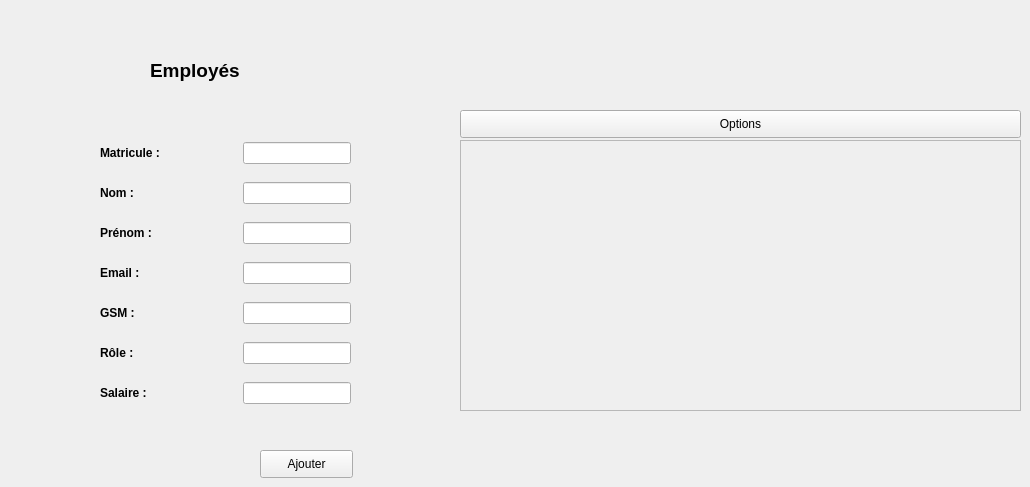
           <widget class="QWidget" name="Ajouter">
            <attribute name="title">
             <string>Ajouter un employée</string>
            </attribute>
            <widget class="QPushButton" name="options_3">
             <property name="geometry">
              <rect>
               <x>460</x>
               <y>110</y>
               <width>561</width>
               <height>28</height>
              </rect>
             </property>
             <property name="text">
              <string>Options</string>
             </property>
            </widget>
            <widget class="QPushButton" name="pb_ajouter_3">
             <property name="geometry">
              <rect>
               <x>260</x>
               <y>450</y>
               <width>93</width>
               <height>28</height>
              </rect>
             </property>
             <property name="text">
              <string>Ajouter</string>
             </property>
            </widget>
            <widget class="QScrollArea" name="scrollArea_3">
             <property name="geometry">
              <rect>
               <x>460</x>
               <y>140</y>
               <width>561</width>
               <height>271</height>
              </rect>
             </property>
             <property name="widgetResizable">
              <bool>true</bool>
             </property>
             <widget class="QWidget" name="scrollAreaWidgetContents_3">
              <property name="geometry">
               <rect>
                <x>0</x>
                <y>0</y>
                <width>559</width>
                <height>269</height>
               </rect>
              </property>
             </widget>
            </widget>
            <widget class="QWidget" name="layoutWidget">
             <property name="geometry">
              <rect>
               <x>100</x>
               <y>130</y>
               <width>251</width>
               <height>291</height>
              </rect>
             </property>
             <layout class="QVBoxLayout" name="verticalLayout_13">
              <item>
               <layout class="QHBoxLayout" name="horizontalLayout_44">
                <item>
                 <widget class="QLabel" name="label_Matricule_3">
                  <property name="font">
                   <font>
                    <weight>75</weight>
                    <bold>true</bold>
                   </font>
                  </property>
                  <property name="text">
                   <string>Matricule :</string>
                  </property>
                 </widget>
                </item>
                <item>
                 <spacer name="horizontalSpacer_24">
                  <property name="orientation">
                   <enum>Qt::Horizontal</enum>
                  </property>
                  <property name="sizeHint" stdset="0">
                   <size>
                    <width>40</width>
                    <height>20</height>
                   </size>
                  </property>
                 </spacer>
                </item>
                <item>
                 <widget class="QLineEdit" name="lineEdit_matricule_3"/>
                </item>
               </layout>
              </item>
              <item>
               <layout class="QHBoxLayout" name="horizontalLayout_45">
                <item>
                 <widget class="QLabel" name="label_Nom_3">
                  <property name="font">
                   <font>
                    <weight>75</weight>
                    <bold>true</bold>
                   </font>
                  </property>
                  <property name="text">
                   <string>Nom :</string>
                  </property>
                 </widget>
                </item>
                <item>
                 <spacer name="horizontalSpacer_25">
                  <property name="orientation">
                   <enum>Qt::Horizontal</enum>
                  </property>
                  <property name="sizeHint" stdset="0">
                   <size>
                    <width>40</width>
                    <height>20</height>
                   </size>
                  </property>
                 </spacer>
                </item>
                <item>
                 <widget class="QLineEdit" name="lineEdit_Nom_3"/>
                </item>
               </layout>
              </item>
              <item>
               <layout class="QHBoxLayout" name="horizontalLayout_46">
                <item>
                 <widget class="QLabel" name="label_prenom_3">
                  <property name="font">
                   <font>
                    <weight>75</weight>
                    <bold>true</bold>
                   </font>
                  </property>
                  <property name="text">
                   <string>Prénom :</string>
                  </property>
                 </widget>
                </item>
                <item>
                 <spacer name="horizontalSpacer_26">
                  <property name="orientation">
                   <enum>Qt::Horizontal</enum>
                  </property>
                  <property name="sizeHint" stdset="0">
                   <size>
                    <width>40</width>
                    <height>20</height>
                   </size>
                  </property>
                 </spacer>
                </item>
                <item>
                 <widget class="QLineEdit" name="lineEdit_Prenom_3"/>
                </item>
               </layout>
              </item>
              <item>
               <layout class="QHBoxLayout" name="horizontalLayout_47">
                <item>
                 <widget class="QLabel" name="label_mail_5">
                  <property name="font">
                   <font>
                    <weight>75</weight>
                    <bold>true</bold>
                   </font>
                  </property>
                  <property name="text">
                   <string>Email :</string>
                  </property>
                 </widget>
                </item>
                <item>
                 <spacer name="horizontalSpacer_27">
                  <property name="orientation">
                   <enum>Qt::Horizontal</enum>
                  </property>
                  <property name="sizeHint" stdset="0">
                   <size>
                    <width>40</width>
                    <height>20</height>
                   </size>
                  </property>
                 </spacer>
                </item>
                <item>
                 <widget class="QLineEdit" name="lineEdit_mail_5"/>
                </item>
               </layout>
              </item>
              <item>
               <layout class="QHBoxLayout" name="horizontalLayout_48">
                <item>
                 <widget class="QLabel" name="label_GSM_3">
                  <property name="font">
                   <font>
                    <weight>75</weight>
                    <bold>true</bold>
                   </font>
                  </property>
                  <property name="text">
                   <string>GSM :</string>
                  </property>
                 </widget>
                </item>
                <item>
                 <spacer name="horizontalSpacer_28">
                  <property name="orientation">
                   <enum>Qt::Horizontal</enum>
                  </property>
                  <property name="sizeHint" stdset="0">
                   <size>
                    <width>40</width>
                    <height>20</height>
                   </size>
                  </property>
                 </spacer>
                </item>
                <item>
                 <widget class="QLineEdit" name="lineEdit_GSM_3"/>
                </item>
               </layout>
              </item>
              <item>
               <layout class="QHBoxLayout" name="horizontalLayout_49">
                <item>
                 <widget class="QLabel" name="label_Role_3">
                  <property name="font">
                   <font>
                    <weight>75</weight>
                    <bold>true</bold>
                   </font>
                  </property>
                  <property name="text">
                   <string>Rôle :</string>
                  </property>
                 </widget>
                </item>
                <item>
                 <spacer name="horizontalSpacer_29">
                  <property name="orientation">
                   <enum>Qt::Horizontal</enum>
                  </property>
                  <property name="sizeHint" stdset="0">
                   <size>
                    <width>40</width>
                    <height>20</height>
                   </size>
                  </property>
                 </spacer>
                </item>
                <item>
                 <widget class="QLineEdit" name="lineEdit_Role_3"/>
                </item>
               </layout>
              </item>
              <item>
               <layout class="QHBoxLayout" name="horizontalLayout_50">
                <item>
                 <widget class="QLabel" name="label_Salaire_3">
                  <property name="font">
                   <font>
                    <weight>75</weight>
                    <bold>true</bold>
                   </font>
                  </property>
                  <property name="text">
                   <string>Salaire :</string>
                  </property>
                 </widget>
                </item>
                <item>
                 <spacer name="horizontalSpacer_30">
                  <property name="orientation">
                   <enum>Qt::Horizontal</enum>
                  </property>
                  <property name="sizeHint" stdset="0">
                   <size>
                    <width>40</width>
                    <height>20</height>
                   </size>
                  </property>
                 </spacer>
                </item>
                <item>
                 <widget class="QLineEdit" name="lineEdit_Salaire_3"/>
                </item>
               </layout>
              </item>
             </layout>
            </widget>
            <widget class="QLabel" name="label_67">
             <property name="geometry">
              <rect>
               <x>150</x>
               <y>50</y>
               <width>211</width>
               <height>41</height>
              </rect>
             </property>
             <property name="font">
              <font>
               <pointsize>14</pointsize>
               <weight>75</weight>
               <bold>true</bold>
              </font>
             </property>
             <property name="styleSheet">
              <string notr="true">color: black;</string>
             </property>
             <property name="text">
              <string>Employés</string>
             </property>
            </widget>
           </widget>
